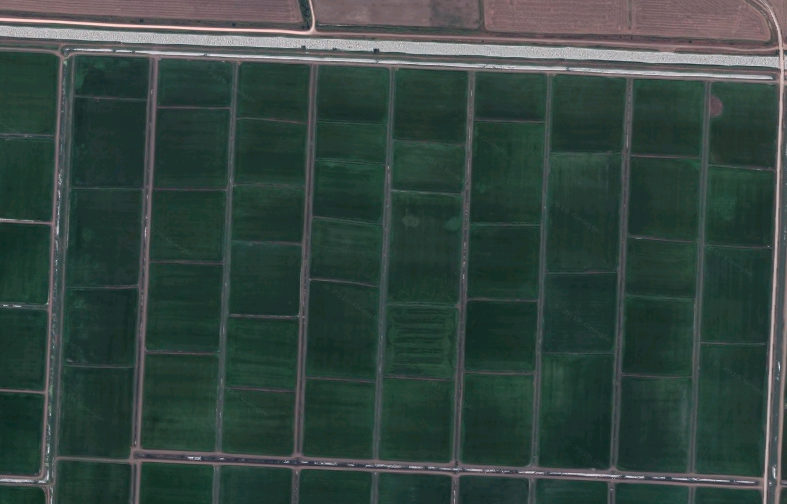
//> input picture pole.png, 787 x 504 px
$ ./main pole.png   (built with g++ and OpenCV 4)
//> lines starting //> are read from the running program, lines starting //| are printed output that depends on the picture; after the words box and inside, x2 and y2 are one past the last pixel; in counts of white or black regions, pixels touching at a corner belong together
#include "opencv2/highgui.hpp"
#include "opencv2/imgcodecs.hpp"
#include "opencv2/imgproc.hpp"

#include <iostream>

using namespace cv;
using namespace std;

int main(int argc, char *argv[]) {
    if(argc<2)
    {
        cout<<"Укажите путь к картинке в качестве параметра";
        exit(0);
    }
  Mat src, src_gray, dst;
  int kernel_size = 3;
  src = imread(argv[1]);
//> src is the input picture: 504 rows x 787 cols, CV_8UC3; mean B, G, R 63.9, 69.6, 52.4
  cvtColor(src, src_gray, cv::COLOR_BGR2GRAY);
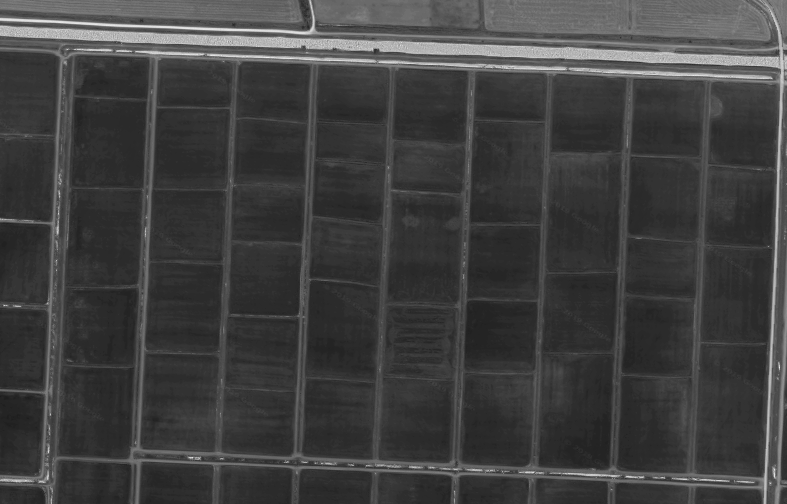
//> src_gray: 504 rows x 787 cols, CV_8UC1; min 28, max 239, mean 63.8

  cv::Mat res = src.clone();

  blur(src_gray, src_gray, Size(3, 3));

  //-------Canny----------------------------
  int lowThreshold = 30;
  int ratio = 1;
  Mat abs_dst;

  Canny(src_gray, abs_dst, 15, 25, kernel_size, true);
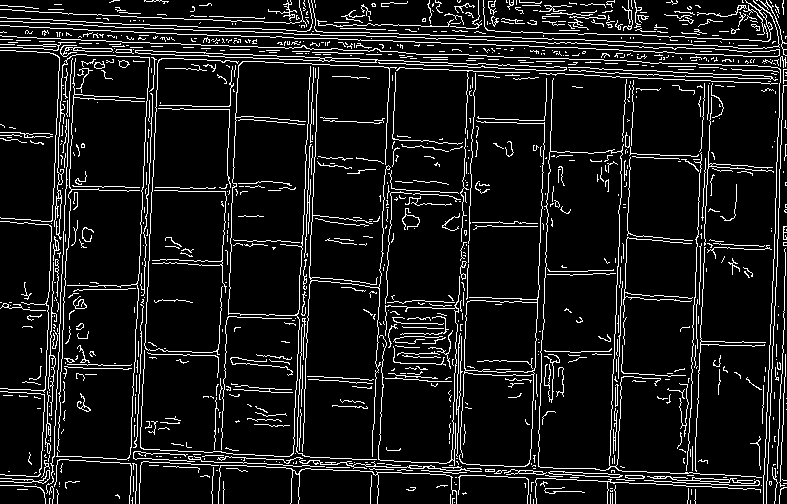
//> abs_dst: 504 rows x 787 cols, CV_8UC1; 9.7% white in thin lines or dots

  //-----Dilate--------------------------------
  int dilation_size = 2;
  Mat element = getStructuringElement(
      MORPH_RECT, Size(2 * dilation_size + 1, 2 * dilation_size + 1),
      Point(dilation_size, dilation_size));
  dilate(abs_dst, abs_dst, element);
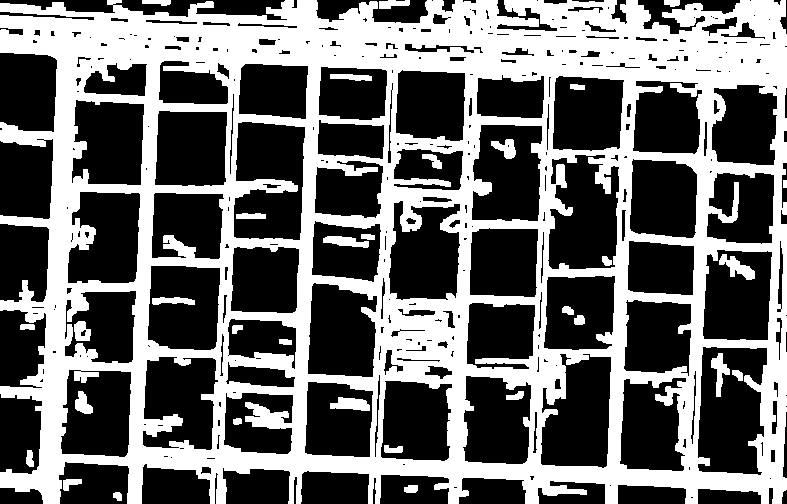
//> abs_dst: 504 rows x 787 cols, CV_8UC1; 41.8% white; 32 white regions, largest, box (x1, y1, x2, y2) and area: (0, 0, 787, 504) 160982, (719, 254, 755, 280) 429, (330, 397, 370, 411) 394

  //-------Threshold----------------------------
  double thresh = 90;
  cv::Mat thresholded;
  cv::threshold(abs_dst, thresholded, thresh, 255, THRESH_BINARY);

  //----Inverse------------------------------------
  cv::Mat hough_long_res = thresholded.clone();
  cv::threshold(hough_long_res, hough_long_res, 128, 255,
                cv::THRESH_BINARY_INV);
  int border = 5;
  cv::Mat roi = hough_long_res(
      Rect(border, border, src.cols - 2 * border, src.rows - 2 * border));
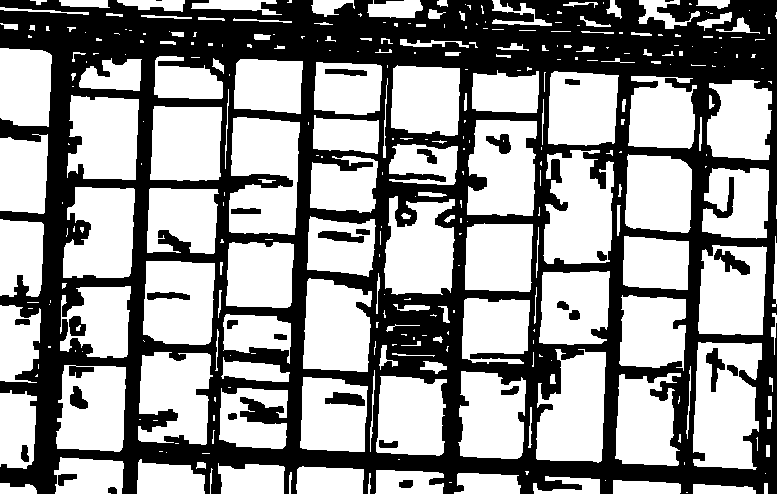
//> roi: 494 rows x 777 cols, CV_8UC1; 58% white; 31 black regions (2 under 20 px), largest, box (x1, y1, x2, y2) and area: (0, 0, 777, 494) 156464, (714, 249, 750, 275) 429, (325, 392, 365, 406) 394
  cv::copyMakeBorder(roi, hough_long_res, border, border, border, border,
                     BORDER_ISOLATED, 0);
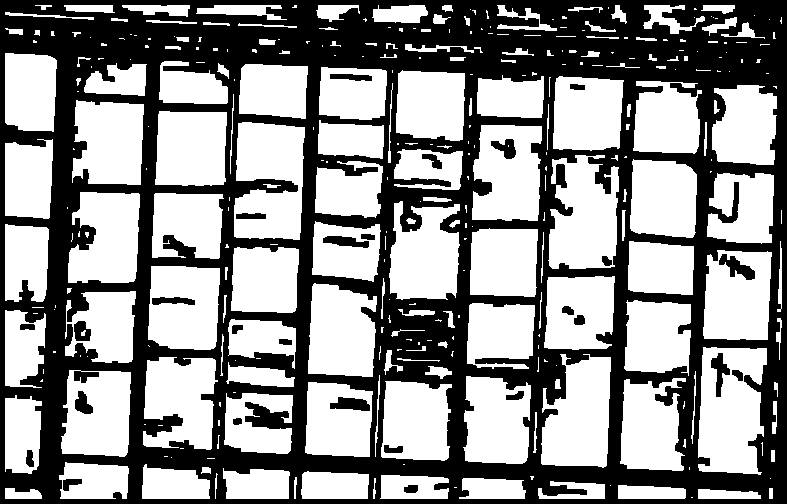
//> hough_long_res: 504 rows x 787 cols, CV_8UC1; 56.2% white; 27 black regions


  //----FindContoursConvexHull-------------------------------
  std::vector<std::vector<cv::Point>> contours_for_approx;
  cv::findContours(hough_long_res, contours_for_approx, cv::RETR_TREE,
                   cv::CHAIN_APPROX_NONE);
//> contours_for_approx = 363 contours, 213 with area under 20; largest, box (x1, y1, x2, y2) and area: (698, 347, 767, 475) 7080, (234, 122, 305, 240) 6638, (548, 155, 619, 269) 5904, (541, 354, 611, 468) 5876, (472, 125, 542, 221) 5559

  int true_contour_area = 1500;
  for (size_t i = 0; i < contours_for_approx.size(); ++i) {
    if (cv::contourArea(contours_for_approx[i]) > true_contour_area) {

      vector<vector<Point>> hull(1);
      cv::convexHull(contours_for_approx[i], hull[0]);

      drawContours(res, hull, 0, Scalar(255, 0, 0), 2);
    }
  }
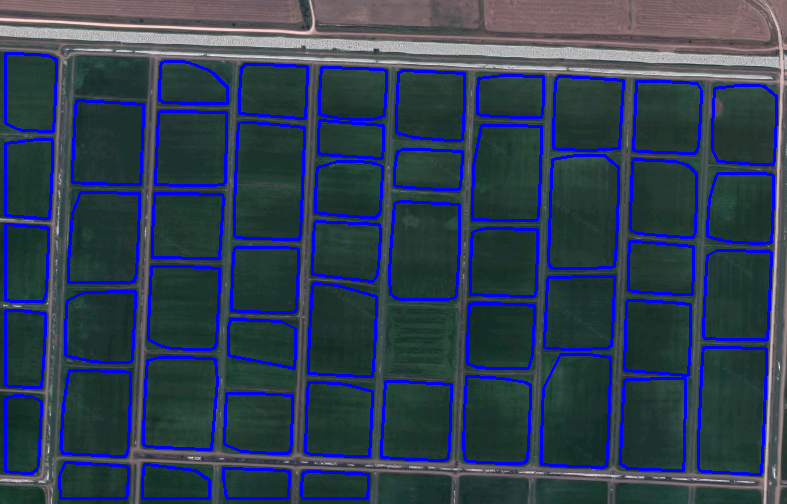
//> res: 504 rows x 787 cols, CV_8UC3; 9.88% of pixels changed, all inside (x1, y1, x2, y2) = (4, 52, 778, 500)

  cv::imshow("res.jpg", res);

  waitKey(0);

  return 0;
}
